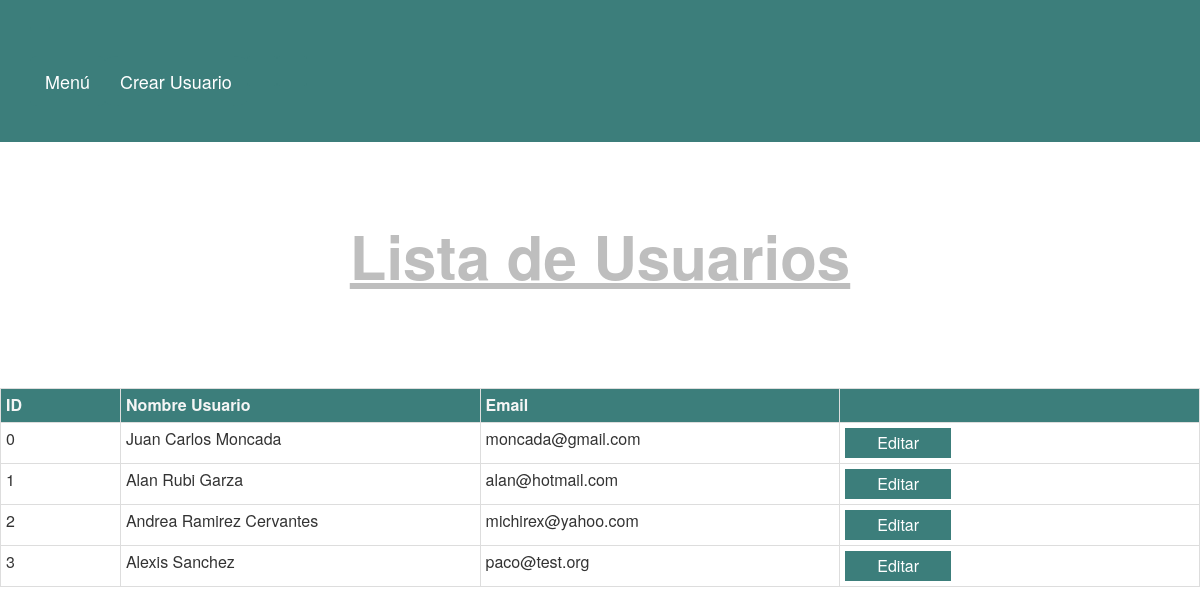
The page /emp/employee.php on the database its author committed.
### tables this page shows
CREATE TABLE `emp_mstr` (
  `emp_id` int(11) NOT NULL,
  `emp_date` date NOT NULL,
  `emp_name` varchar(40) NOT NULL,
  `emp_gend` tinyint(1) NOT NULL,
  `emp_paternal` varchar(40) NOT NULL,
  `emp_maternal` varchar(40) NOT NULL,
  `emp_col` varchar(40) NOT NULL,
  `emp_street` varchar(40) NOT NULL,
  `emp_num` int(11) NOT NULL,
  `emp_email` varchar(25) NOT NULL,
  `emp_tel` int(11) NOT NULL,
  `emp_status` varchar(255) DEFAULT NULL
);

### emp/employee.php (the view, shortened to what this page needs)
<link rel="stylesheet" href="https://maxcdn.bootstrapcdn.com/bootstrap/3.4.1/css/bootstrap.min.css"/>
<link rel="stylesheet" href="stylemp.css">
<!DOCTYPE html>
<html lang="en">
<head>
</head>
<body>
<nav class="navbar navbar-default" id="navigation-purple">
        <div class="container">
            <a href="../welcome.php"></a>
            <div class="collapse navbar-collapse" id="myNavbar">
                <ul class="nav navbar-nav">
                    <li><a href="../index.php?login=false">Menú</a></li>
                    <li><a href="../checkin/hourin.php">Crear Usuario</a></li>
                    <li><a href="#"></a></li>
                    <li><a href="#"></a></li>
                </ul>
            </div>
        </div>
    </nav>
    <div class="header-nightsky">
        <div class="hero">
            <h1>Lista de Usuarios</h1>
        </div>
    </div>
<?php
    require '../database.php';
    $strSql = 'SELECT * FROM emp_mstr';
    $records = $conn->prepare($strSql);
    $records->execute();
        echo  "<div class='card'>";
            echo "<div class='card-body'>";
                echo "<table id='empTable' class='table table-bordered table-condensed table-sm table-hover'>";
                    echo "<tr>";
                        echo "<th style='width: 10%'>ID</th>";
                        echo "<th style='width: 30%'>Nombre Usuario</th>";
                        echo "<th style='width: 30%'>Email</th>";
                        echo "<th style='width: 30%'></th>";
                    echo "</tr>";
                while( $results = $records->fetch(PDO::FETCH_ASSOC)) {
                    echo"<tr>";
                        echo "<td>".$results['emp_id']."</td><td>".$results['emp_name']."</td><td>".$results['emp_email']."</td><td><button class='bnEdit' id='id".$results['emp_id']."$' onclick='editTable(this)'>Editar</button></td>";
                    echo"</tr>";
                }
                echo "</table>";
            echo "</div>";
        echo  "</div>";
?>
<br/><br/><br/><br/><br/><br/>
</body>
</html>

### emp/stylemp.css (style rules this page uses)
th { color: whitesmoke; font-weight: bolder; background: #3C7E7B; }
.bnEdit { background: #3C7E7B; color: #fff; border: none; position: relative; height: 30px; font-size: 1.0em; padding: 0 2em; cursor: pointer; transition: 800ms ease all; outline: none; }
.bnEdit:before, .bnEdit:after { content: ''; position: absolute; top: 0; right: 0; height: 2px; width: 0; background: #3C7E7B; transition: 400ms ease all; }
.bnEdit:after { right: inherit; top: inherit; left: 0; bottom: 0; }
#navigation-purple { padding-bottom: 0px; margin: 0; background-color: #3C7E7B; border: none; border-radius: 0; }
#navigation-purple .nav { margin-left: -15px; }
#navigation-purple .nav>li { border-bottom: 2px solid transparent; margin-bottom: 34px; }
#navigation-purple .nav>li>a { font-size: 18px; color: white; }
#navigation-purple .navbar-collapse { padding-top: 35px; }
.header-nightsky .hero { text-align: center; margin-top: 80px; margin-bottom: 100px; }
.header-nightsky .hero h1 { color: #BEBEBE; font-weight: bold; font-size: 60px; margin-bottom: 36px; text-decoration: underline; }
a { text-decoration: none; padding: 10px; background: #3C7E7B; color: #fff; font-size: 15px; border-radius: 10%; }

### rows shown on the page
emp_mstr: emp_id "0", emp_name "Juan Carlos Moncada", emp_email "moncada@gmail.com"
emp_mstr: emp_id "1", emp_name "Alan Rubi Garza", emp_email "alan@hotmail.com"
emp_mstr: emp_id "2", emp_name "Andrea Ramirez Cervantes", emp_email "michirex@yahoo.com"
emp_mstr: emp_id "3", emp_name "Alexis Sanchez", emp_email "paco@test.org"
